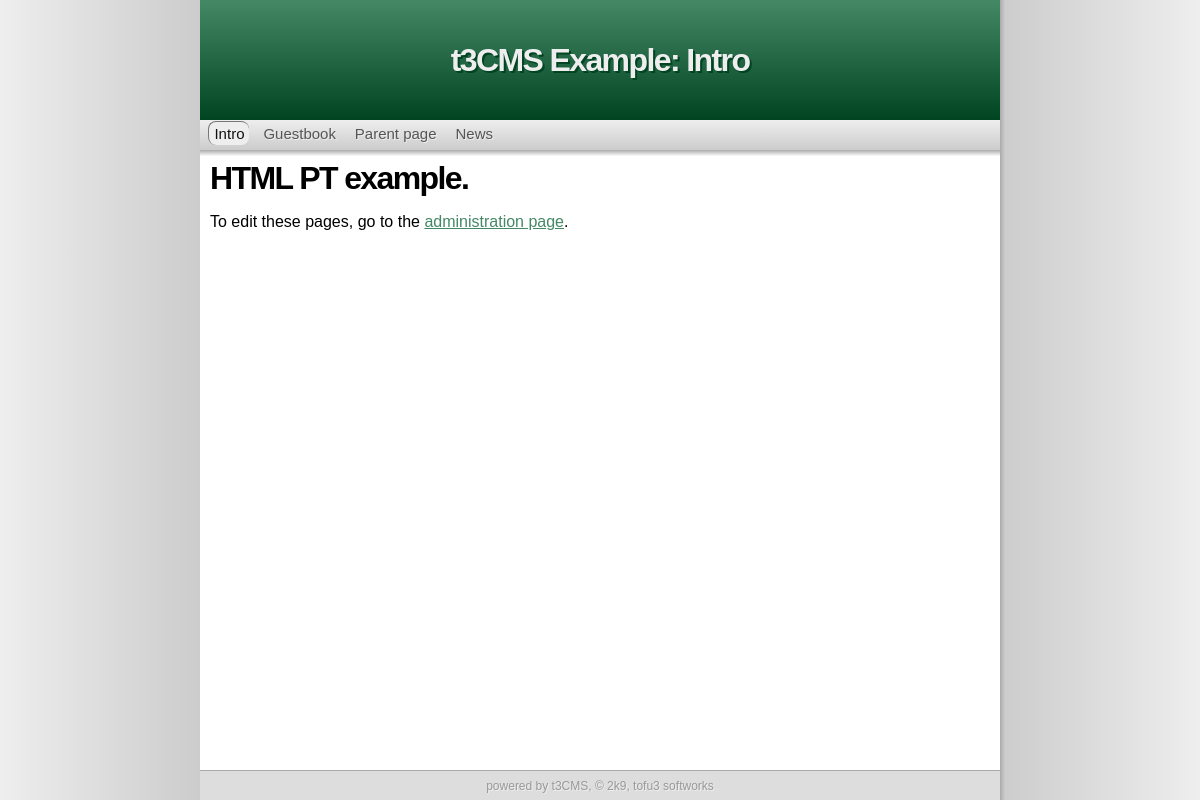
Before: / with the older database file.
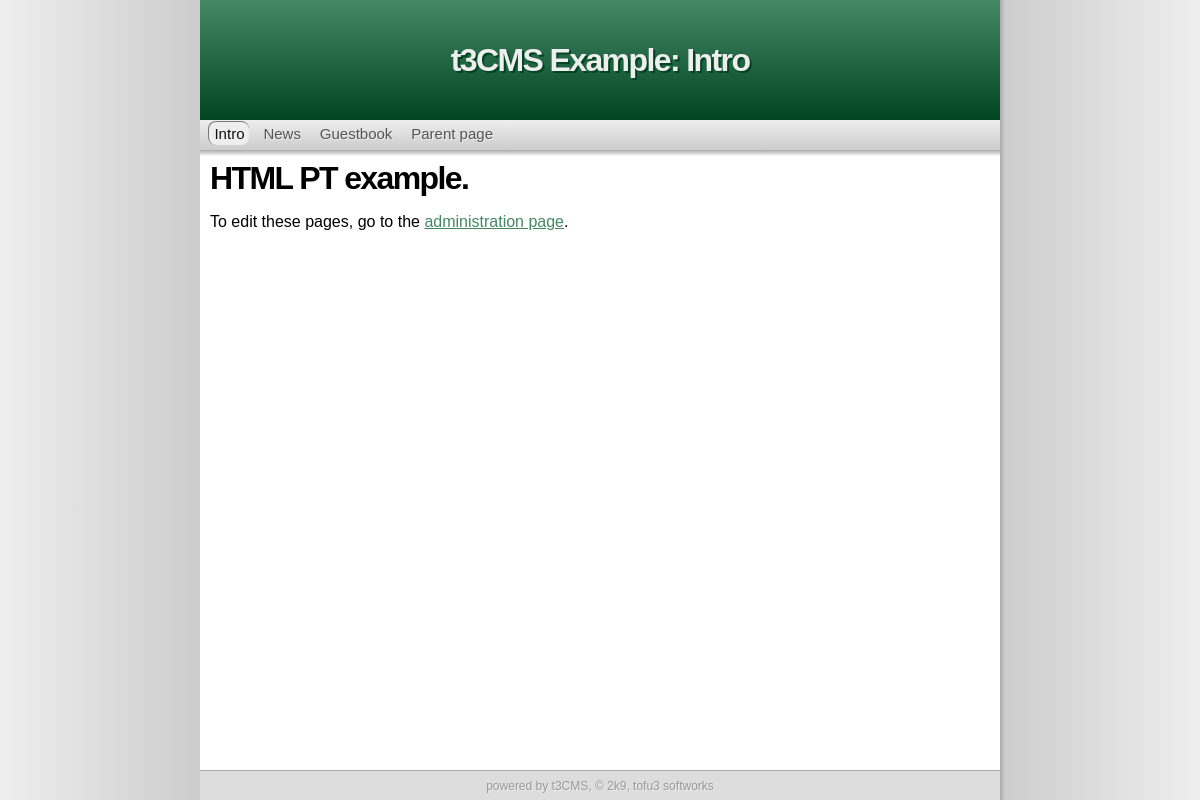
After: the same page with the newer database file.
### tables this page shows
CREATE TABLE "menus" ("id" INTEGER PRIMARY KEY  AUTOINCREMENT  NOT NULL , "menu" INTEGER NOT NULL  DEFAULT 0, "label" TEXT, "type" TEXT DEFAULT page, "link" TEXT, "sorting" INTEGER DEFAULT 0);

### inc/inc.db.php (called while the page is built, shortened)
<?php
 try {
  $_DB = new PDO($_S['dbType'].':'.$_S['dbPath']);
 }
 catch (PDOException $e) {
	print 'Database error.';
	die();
 }
 function db_setting($name){
    global $_DB;
    $q = $_DB->query("SELECT value FROM settings WHERE name='$name'");
    $r = $q->fetch();
    return $r[0];
 }
 function db_page($name) {
    global $_DB;
    $q = $_DB->query("SELECT * FROM pages WHERE name='$name'");
    $r = $q->fetch();
    return $r;
 }
?>

### inc/inc.page.php (called while the page is built, shortened)
<?php
 include_once('inc/inc.db.php');
 function get_page($override = 0){
    if(!$override){
        $default = db_setting('default_page');
        @$page=$_GET['page']?$_GET['page']:$default;
    }
    else {
        $page = $override;
    }
    $pagedata = db_page($page);
    return array($pagedata['title'],$pagedata['type'],$pagedata['content'],$page,$pagedata['id'],$pagedata['sub']);
 }
?>

### inc/inc.build-functions.php (the view, shortened to what this page needs)
<?php
 function do_menu($id,$orient = 'vertical'){
    global $_DB;
    global $page_name;
    global $page_sub;
    foreach($_DB->query("SELECT label,type,link FROM menus WHERE menu='$id' ORDER BY sorting") as $r){
        $linkname = $r['link'];
        $linkname=='./'?$linkname=db_setting('default_page'):0;
        $active = ($page_name==$linkname)||($page_sub==$linkname)?1:0;
        $menudata[] = array($r['label'],$r['type'],$r['link'],$active);
    }
    $m = build_menu($menudata,$orient);
    print $m;
 }
 function build_menu($data,$orient){
    global $url_style;
    foreach ($data as $item){
        $class = $item[3]?' class="active"':'';
        switch($item[1]){
            case 'page':
                if($url_style != 'pretty'){
                    $url = '?page='.$item[2];
                }
                else {
                    $url = './'.$item[2]; break;
                }
                break;
            case 'redir': $url = $item[2]; break;
        }
        if($orient == 'vertical'){
            $r .= '&nbsp;<a href="'.$url.'"'.$class.'>'.$item[0].'</a>&nbsp;';
        }
        else {
            $r .= '<a href="'.$url.'"'.$class.'>'.$item[0].'</a><br/>';
        }
    }
    return $r;
 }
?>

Changed rows visible on the page:
changed menus "News": moves up the list
